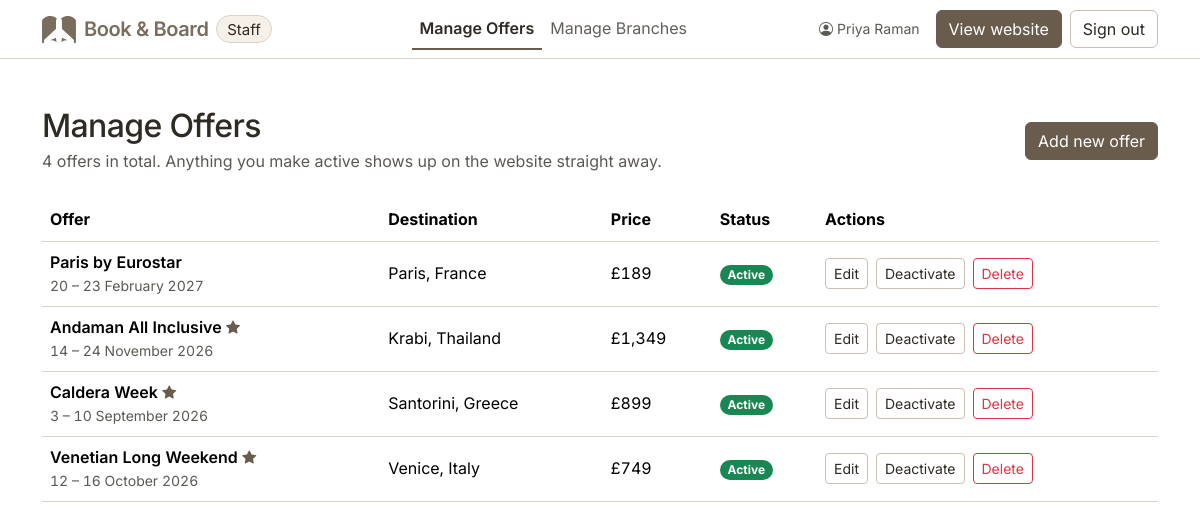
The page /staff/offers.php (signed in) on the database its author committed.
### tables this page shows
CREATE TABLE IF NOT EXISTS offers (
  id          INT UNSIGNED  NOT NULL AUTO_INCREMENT,
  title       VARCHAR(150)  NOT NULL,
  destination VARCHAR(150)  NOT NULL,
  type        VARCHAR(40)   NOT NULL,
  description TEXT          NOT NULL,
  price       DECIMAL(10,2) NOT NULL,
  start_date  DATE          NOT NULL,
  end_date    DATE          NOT NULL,
  image       VARCHAR(255)  NOT NULL,
  alt         VARCHAR(255)  NOT NULL,
  active      TINYINT(1)    NOT NULL DEFAULT 1,
  bestseller  TINYINT(1)    NOT NULL DEFAULT 0,
  created_at  DATETIME      NOT NULL DEFAULT CURRENT_TIMESTAMP,
  PRIMARY KEY (id),
  KEY idx_offers_active_created (active, created_at, id)
);

### includes/db.php (called while the page is built, shortened)
<?php
function db(): PDO
{
    static $pdo = null;
    if ($pdo === null) {
        $dsn = sprintf('mysql:host=%s;port=%d;dbname=%s;charset=utf8mb4', DB_HOST, DB_PORT, DB_NAME);
        $pdo = new PDO($dsn, DB_USER, DB_PASS, [
            PDO::ATTR_ERRMODE            => PDO::ERRMODE_EXCEPTION,
            PDO::ATTR_DEFAULT_FETCH_MODE => PDO::FETCH_ASSOC,
            PDO::ATTR_EMULATE_PREPARES   => false,
        ]);
    }
    return $pdo;
}
function db_available(): bool
{
    static $available = null;
    if ($available === null) {
        try {
            $available = true;
        } catch (PDOException $e) {
            $available = false;
        }
    }
    return $available;
}
function offer_row(array $row): array
{
    $row['id']     = (int) $row['id'];
    $row['price']  = (float) $row['price'];
    $row['active']     = (bool) $row['active'];
    $row['bestseller'] = (bool) $row['bestseller'];
    return $row;
}
function offers_select(string $conditions = '', array $params = []): array
{
    $statement = db()->prepare(
        'SELECT id, title, destination, type, description, price,
                start_date AS startDate, end_date AS endDate,
                image, alt, active, bestseller
           FROM offers ' . $conditions
    );
    $statement->execute($params);
    return array_map('offer_row', $statement->fetchAll());
}
function offers_all(): array
{
    return offers_select(OFFER_NEWEST);
}

### includes/format.php (called while the page is built, shortened)
<?php
function e(string $value): string
{
    return htmlspecialchars($value, ENT_QUOTES, 'UTF-8');
}
function money(int|float $amount): string
{
    return '£' . number_format((float) $amount, 0, '.', ',');
}
function date_range(string $start, string $end): string
{
    $from = date_create($start);
    $to   = date_create($end);
    if ($from->format('Y-m') === $to->format('Y-m')) {
        return $from->format('j') . ' – ' . $to->format('j F Y');
    }
    return $from->format('j F Y') . ' – ' . $to->format('j F Y');
}

### staff/offers.php (the view, shortened to what this page needs)
<?php
$offers    = offers_all();
require_once(__DIR__ . '/../includes/staff-header.php');
?>
<div class="d-flex flex-wrap justify-content-between align-items-center gap-3 mb-4">
  <div>
    <h1 class="h2 mb-1">Manage Offers</h1>
    <p class="text-body-secondary mb-0">
      <?= count($offers) ?> offer<?= count($offers) === 1 ? '' : 's' ?> in total.
      Anything you make active shows up on the website straight away.
    </p>
  </div>
  <a class="btn btn-primary" href="offer-form.php">Add new offer</a>
</div>
<?php if (!$offers): ?>
  <div class="card">
    <div class="card-body p-4 p-md-5 text-center">
      <p class="mb-3">You have not added any offers yet.</p>
      <a class="btn btn-primary" href="offer-form.php">Add the first one</a>
    </div>
  </div>
<?php else: ?>
  <?php
  function offer_actions(array $offer, bool $stacked = false): void { ?>
    <div class="<?= $stacked ? 'd-grid gap-2' : 'd-flex flex-wrap gap-2' ?>">
      <a class="btn btn-sm btn-outline-secondary" href="offer-form.php?id=<?= (int) $offer['id'] ?>">
        Edit<span class="visually-hidden"> <?= e($offer['title']) ?></span>
      </a>
      <form method="post" action="offers.php" class="<?= $stacked ? 'd-grid' : 'd-inline' ?>">
        <?php if (!empty($offer['active'])): ?>
          <button class="btn btn-sm btn-outline-secondary" type="submit" name="action" value="deactivate">
            Deactivate<span class="visually-hidden"> <?= e($offer['title']) ?></span>
          </button>
        <?php else: ?>
          <button class="btn btn-sm btn-outline-secondary" type="submit" name="action" value="activate">
            Activate<span class="visually-hidden"> <?= e($offer['title']) ?></span>
          </button>
        <?php endif; ?>
      </form>
      <a class="btn btn-sm btn-outline-danger" href="offers.php?confirm=<?= (int) $offer['id'] ?>">
        Delete<span class="visually-hidden"> <?= e($offer['title']) ?></span>
      </a>
    </div>
  <?php } ?>
    <?php foreach ($offers as $offer): ?>
          <?php offer_actions($offer, true); ?>
    <?php endforeach; ?>
  <div class="table-responsive d-none d-md-block">
    <table class="table table-hover align-middle">
      <thead>
        <tr>
          <th scope="col">Offer</th>
          <th scope="col">Destination</th>
          <th scope="col">Price</th>
          <th scope="col">Status</th>
          <th scope="col">Actions</th>
        </tr>
      </thead>
      <tbody>
        <?php foreach ($offers as $offer): ?>
          <tr>
            <th scope="row" class="fw-semibold">
              <?= e($offer['title']) ?>
              <?php if (!empty($offer['bestseller'])): ?>
                <i class="bi bi-star-fill text-primary small" title="Bestselling: featured on the home page" aria-hidden="true"></i>
              <?php endif; ?>
              <span class="d-block fw-normal text-body-secondary small">
                <?= e(date_range($offer['startDate'], $offer['endDate'])) ?>
              </span>
            </th>
            <td><?= e($offer['destination']) ?></td>
            <td><?= e(money($offer['price'])) ?></td>
            <td>
              <?php if (!empty($offer['active'])): ?>
                <span class="badge rounded-pill text-bg-success">Active</span>
              <?php else: ?>
                <span class="badge rounded-pill bg-body-tertiary text-body border">Inactive</span>
              <?php endif; ?>
            </td>
            <td><?php offer_actions($offer); ?></td>
          </tr>
        <?php endforeach; ?>
      </tbody>
    </table>
  </div>
<?php endif; ?>
  </div>
</main>
</body>
</html>

### assets/css/theme.css (style rules this page uses)
:root { --brand: #6A5C4D; --brand-logo: #796D5D; --brand-dark: #574B3E; --brand-darker: #4A4034; --ink: #2E2A24; --tint: #F7F0E8; --rule: #D9D2C6; --rule-strong: #C9C0B2; --field-border: #95897A; --accent-ink: #1F4E4A; --ink-wash: rgba(46, 42, 36, 0.14); --focus-ring: 0 0 0 0.25rem rgba(123, 108, 91, 0.35); --bs-body-font-family: "Inter", system-ui, -apple-system, "Segoe UI", sans-serif; --bs-body-line-height: 1.6; --bs-primary-rgb: 106, 92, 77; --bs-dark-rgb: 46, 42, 36; --bs-body-color: var(--ink); --bs-body-color-rgb: 46, 42, 36; --bs-border-color: var(--rule); --bs-light-rgb: 247, 240, 232; --bs-tertiary-bg: var(--tint); --bs-tertiary-bg-rgb: 247, 240, 232; --bs-secondary-color: rgba(46, 42, 36, 0.78); --bs-link-color: var(--brand-dark); --bs-link-color-rgb: 87, 75, 62; --bs-link-hover-color: var(--brand-darker); }
.btn { --bs-btn-focus-shadow-rgb: 123, 108, 91; }
.btn-primary { --bs-btn-bg: var(--brand); --bs-btn-border-color: var(--brand); --bs-btn-hover-bg: var(--brand-dark); --bs-btn-hover-border-color: var(--brand-dark); --bs-btn-active-bg: var(--brand-darker); --bs-btn-active-border-color: var(--brand-darker); --bs-btn-disabled-bg: var(--brand); --bs-btn-disabled-border-color: var(--brand); --bs-btn-disabled-color: #fff; }
.btn-outline-secondary { --bs-btn-color: var(--ink); --bs-btn-border-color: var(--rule-strong); --bs-btn-hover-color: var(--ink); --bs-btn-hover-bg: var(--ink-wash); --bs-btn-hover-border-color: var(--ink); --bs-btn-active-color: var(--bs-body-bg); --bs-btn-active-bg: var(--ink); --bs-btn-active-border-color: var(--ink); --bs-btn-disabled-color: var(--ink); --bs-btn-disabled-border-color: var(--rule-strong); }
h1, h2, h3, .display-4, .navbar-brand .fw-semibold { letter-spacing: -0.02em; }
h1, .display-4 { font-weight: 700; }
h1 { font-size: clamp(2.25rem, 1.65rem + 2.2vw, 3.15rem); line-height: 1.1; }
.offer-type, .fare-label, .fare-value, .fare-amount, .detail-label, .table td, .table th { font-variant-numeric: tabular-nums; }
body { min-height: 100dvh; }
[id], a, button, input, select, textarea, summary, [tabindex] { scroll-margin-top: 5rem; }

### rows shown on the page
offers: title "Paris by Eurostar", date_range($offer['startDate'], $offer['endDate']) "20 – 23 February 2027", destination "Paris, France", price "£189", active "Active"
offers: title "Andaman All Inclusive", bestseller 1 (drawn), date_range($offer['startDate'], $offer['endDate']) "14 – 24 November 2026", destination "Krabi, Thailand", price "£1,349", active "Active"
offers: title "Caldera Week", bestseller 1 (drawn), date_range($offer['startDate'], $offer['endDate']) "3 – 10 September 2026", destination "Santorini, Greece", price "£899", active "Active"
offers: title "Venetian Long Weekend", bestseller 1 (drawn), date_range($offer['startDate'], $offer['endDate']) "12 – 16 October 2026", destination "Venice, Italy", price "£749", active "Active"

### other values the page prints
$staff['name'] "Priya Raman"
count($offers) "4"
